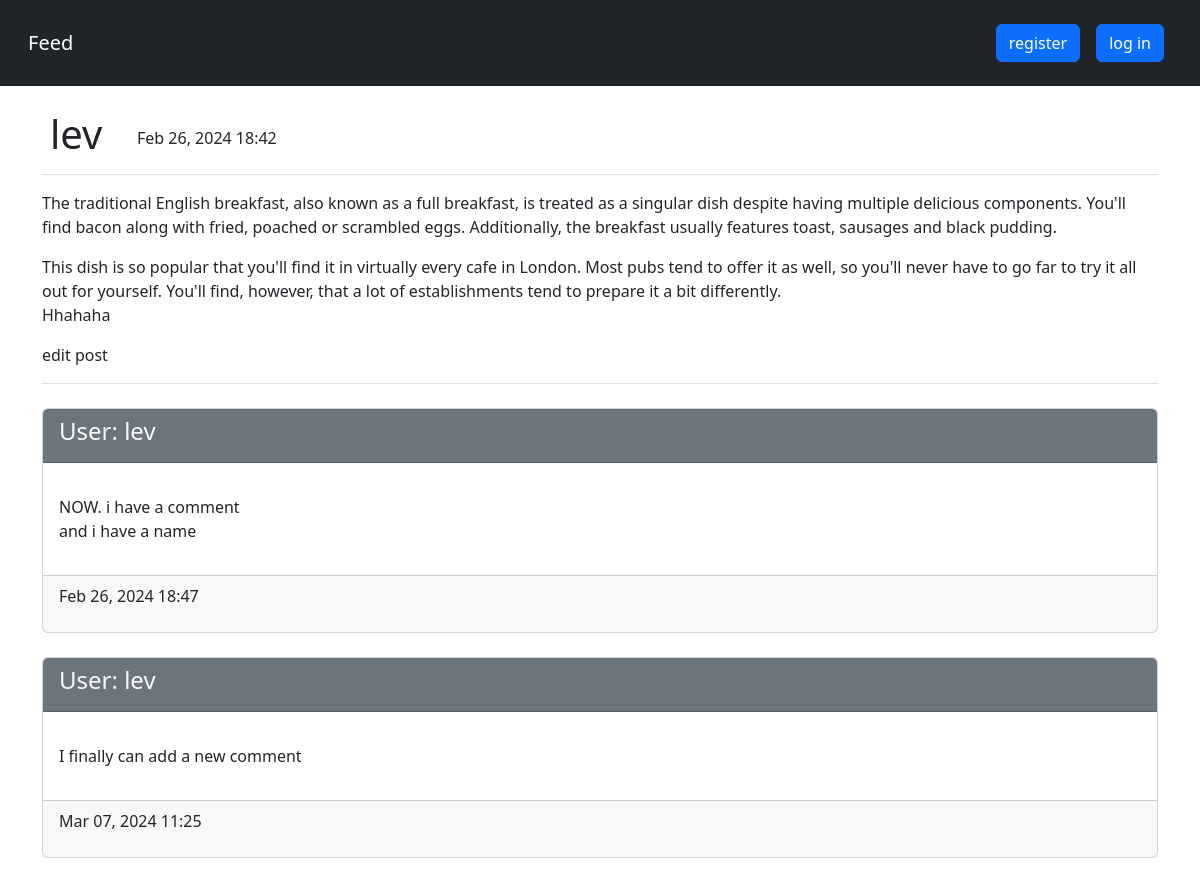
The app's page /post/2/, older data.
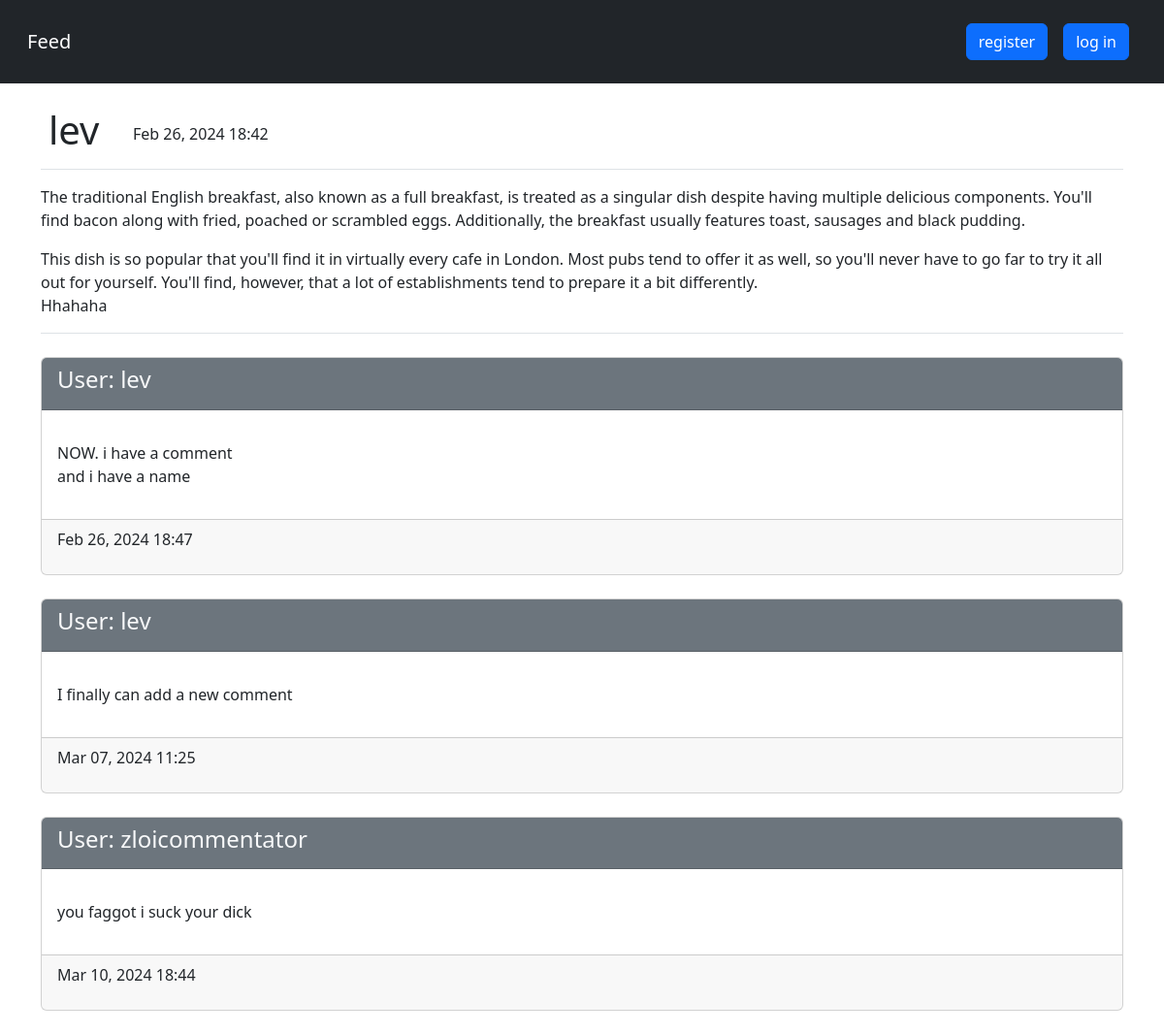
The same page, newer data.
### blogs/models.py (models this page shows, shortened)
class Post(models.Model):
    text = models.TextField()
    date_added = models.DateTimeField(auto_now_add=True)
    owner = models.ForeignKey(User, on_delete=models.CASCADE)

class Comment(models.Model):
    post = models.ForeignKey(Post, on_delete=models.CASCADE)
    text = models.TextField()
    date_added = models.DateTimeField(auto_now_add=True)
    owner = models.ForeignKey(User, on_delete=models.CASCADE)

### blogs/views.py (the view)
# urls.py: path('post/<int:post_id>/', views.post, name='post'),
def post(request, post_id):
    post = Post.objects.get(id=post_id)
    comments = post.comment_set.order_by('date_added')
    user = request.user
    context = {'post': post, 'comments': comments, 'user': user}
    return render(request, 'blogs/post.html', context)

### blogs/templates/blogs/post.html (shortened to what this page needs)
{% extends 'blogs/base.html' %}
{% block page_header %}
    <div class="row">
        <div class="col-sm-1">
            <h1 class="ms-2">{{ post.owner }}</h1>
        </div>
        <div class="col-sm-2 mt-3">
            <p>{{ post.date_added|date:'M d, Y H:i' }}</p>
        </div>
    </div>
{% endblock page_header %}
{% block content %}
    <div class="border-bottom"></div>
    <p class="ms-2">{{ post.text|linebreaks }}</p>
    <div class="border-bottom mb-4"></div>
    <div>
        {% for comment in comments %}
            <div class="card mb-4">
                <div class="card-header bg-secondary text-light">
                    <h4>User: {{ comment.owner.username }}</h4>
                </div>
                <div class="card-body p-3">
                    <p>{{ comment.text|linebreaks }}</p>
                </div>
                <div class="card-footer">
                    <div class="row">
                        <p class="col-sm-2">{{ comment.date_added|date:'M d, Y H:i' }}</p>
                    </div>
                </div>
            </div>
        {% empty %}
            <li>No comments. You could leave your comments here.</li>
        {% endfor %}
    </div>
{% endblock content %}

### blogs/templates/blogs/base.html (shortened to what this page needs)
{% load bootstrap5 %}
<!doctype html>
<html lang="en">
    <head>
        {% bootstrap_css %}
    </head>
    <body>
        <nav class="navbar navbar-expand-md navbar-dark bg-dark mb-4 p-3">
            <div class="container-fluid">
                <a class="navbar-brand" href="{% url 'blogs:feed' %}">Feed</a>
                <div class="collapse navbar-collapse" id="navbarCollapse">
                    <ul class="navbar-nav ms-auto mb-2 mb-md-0">
                        {% if user.is_authenticated %}
                            <li class="nav-item me-3 mt-1">
                                <span class="navbar-text"><h2 class="text-light">Hello, {{ user.username }}</h2></span>
                            </li>
                            <li class="nav-item m-2">
                                <form class="d-flex" method="post" action="{% url 'users:logout' %}">
                                    {% csrf_token %}
                                    <button class="btn btn-primary" type="submit">log out</button>
                                </form>
                            </li>
                        {% else %}
                            <li class="nav-item m-2">
                                <form class="d-flex" method="post" action="{% url 'users:register' %}">
                                    <button class="btn btn-primary" type="submit">register</button>
                                </form>
                            </li>
                            <li class="nav-item m-2">
                                <form class="d-flex" method="post" action="{% url 'users:login' %}">
                                    <button class="btn btn-primary" type="submit">log in</button>
                                </form>
                            </li>
                        {% endif %}
                    </ul>
                </div>
            </div>
        </nav>
        <main class="container">
            <div class=" mb-2">
                {% block page_header %}{% endblock page_header %}
            </div>
            <div>
                {% block content %}{% endblock content %}
            </div>
        </main>
    </body>
</html>

Row changes from the older to the newer data that the page shows:
changed Post "lev": text "…a bit differently. Hhahaha edit post" → "…a bit differently. Hhahaha"
added Comment: owner.username "zloicommentator", text "you faggot i suck your dick", date_added "Mar 10, 2024 18:44"
